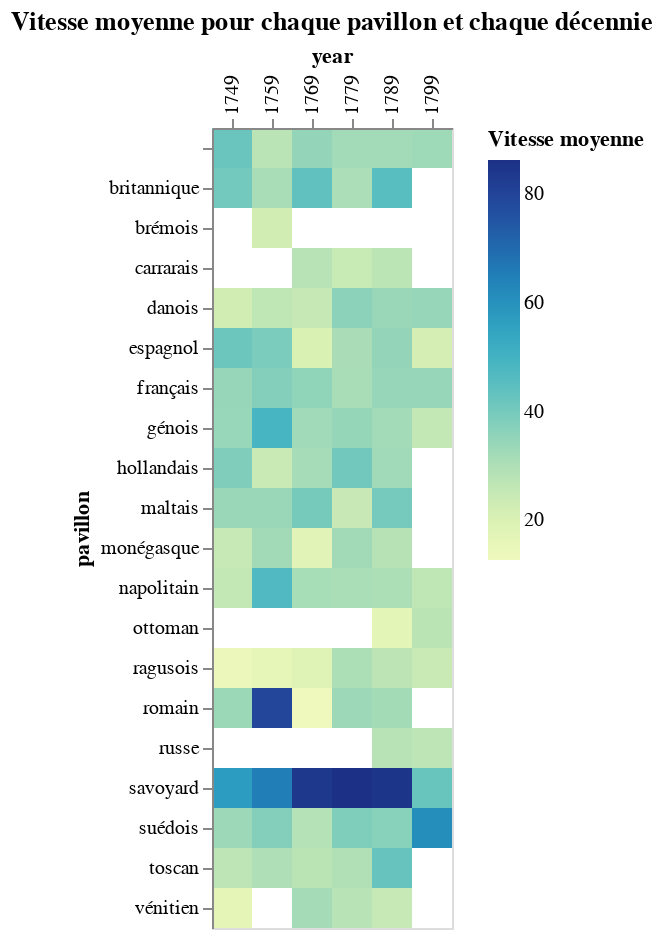

The code cell stored with this chart in its notebook:
### Markdown cell above
#### Vitesse moyenne par pavillon par décennie - Heatmap

### Code cell
VegaLite({
    "$schema": "https://vega.github.io/schema/vega-lite/v5.json",
    "title": "Vitesse moyenne pour chaque pavillon et chaque décennie",
    "mark": {
        "tooltip": {
         "content": "data"
        },
        "type": "rect"
    },
    "data": {
        "values": list_viz
    },
    "encoding": {
        "x": {
            "field": "year",
            "type": "nominal", 
            "title": "year",
            "axis": {
                "orient": "top"
            }
        },
        "y": {
            "field": "pavillon",
            "type": "nominal",
            "title": "pavillon"
        },
        "color": {
            "field": "mean_speed",
            "type": "quantitative",
            "title": "Vitesse moyenne"
        }
    }
})

### Figure 1 — Vega-Lite specification as saved in the notebook (floating-point values rounded to 4 significant figures)
{"$schema": "https://vega.github.io/schema/vega-lite/v5.json", "data": {"values": [{"count_travel": 1, "mean_duration": 5, "mean_number_steps": 1, "mean_speed": 42, "mean_total_miles": 210, "pavillon": "", "year": "1749"}, {"count_travel": 92, "mean_duration": 50.17, "mean_number_steps": 1.587, "mean_speed": 40.48, "mean_total_miles": 1636.0, "pavillon": "britannique", "year": "1749"}, {"count_travel": 9, "mean_duration": 68.89, "mean_number_steps": 1.778, "mean_speed": 22.63, "mean_total_miles": 1505.0, "pavillon": "danois", "year": "1749"}, {"count_travel": 129, "mean_duration": 9.271, "mean_number_steps": 1.217, "mean_speed": 41.61, "mean_total_miles": 210.6, "pavillon": "espagnol", "year": "1749"}, {"count_travel": 1092, "mean_duration": 21.48, "mean_number_steps": 1.657, "mean_speed": 34.24, "mean_total_miles": 548.5, "pavillon": "français", "year": "1749"}, {"count_travel": 159, "mean_duration": 9.428, "mean_number_steps": 1.17, "mean_speed": 34.06, "mean_total_miles": 201.9, "pavillon": "génois", "year": "1749"}, {"count_travel": 40, "mean_duration": 50.33, "mean_number_steps": 1.35, "mean_speed": 38.27, "mean_total_miles": 1614.0, "pavillon": "hollandais", "year": "1749"}, {"count_travel": 5, "mean_duration": 27.2, "mean_number_steps": 2.2, "mean_speed": 33.81, "mean_total_miles": 515, "pavillon": "maltais", "year": "1749"}, {"count_travel": 33, "mean_duration": 6.667, "mean_number_steps": 1.03, "mean_speed": 25.03, "mean_total_miles": 126.1, "pavillon": "monégasque", "year": "1749"}, {"count_travel": 19, "mean_duration": 30.26, "mean_number_steps": 1.632, "mean_speed": 25.78, "mean_total_miles": 513.4, "pavillon": "napolitain", "year": "1749"}, {"count_travel": 1, "mean_duration": 94, "mean_number_steps": 2, "mean_speed": 13.98, "mean_total_miles": 1314, "pavillon": "ragusois", "year": "1749"}, {"count_travel": 79, "mean_duration": 9.392, "mean_number_steps": 1.253, "mean_speed": 33.53, "mean_total_miles": 171.3, "pavillon": "romain", "year": "1749"}, {"count_travel": 12, "mean_duration": 4.167, "mean_number_steps": 1, "mean_speed": 57.2, "mean_total_miles": 185.4, "pavillon": "savoyard", "year": "1749"}, {"count_travel": 15, "mean_duration": 32.13, "mean_number_steps": 1.333, "mean_speed": 33.22, "mean_total_miles": 1028.0, "pavillon": "suédois", "year": "1749"}, {"count_travel": 3, "mean_duration": 39.67, "mean_number_steps": 2, "mean_speed": 27.47, "mean_total_miles": 549, "pavillon": "toscan", "year": "1749"}, {"count_travel": 7, "mean_duration": 78.86, "mean_number_steps": 2.143, "mean_speed": 16.44, "mean_total_miles": 1174.0, "pavillon": "vénitien", "year": "1749"}, {"count_travel": 4, "mean_duration": 76, "mean_number_steps": 3, "mean_speed": 28.05, "mean_total_miles": 951.5, "pavillon": "", "year": "1759"}, {"count_travel": 4, "mean_duration": 26.25, "mean_number_steps": 2.5, "mean_speed": 31.01, "mean_total_miles": 705, "pavillon": "britannique", "year": "1759"}, {"count_travel": 1, "mean_duration": 109, "mean_number_steps": 4, "mean_speed": 22.58, "mean_total_miles": 2461, "pavillon": "brémois", "year": "1759"}, {"count_travel": 10, "mean_duration": 45.3, "mean_number_steps": 1.5, "mean_speed": 26.98, "mean_total_miles": 932, "pavillon": "danois", "year": "1759"}, {"count_travel": 131, "mean_duration": 12.39, "mean_number_steps": 1.634, "mean_speed": 39.13, "mean_total_miles": 319.9, "pavillon": "espagnol", "year": "1759"}, {"count_travel": 650, "mean_duration": 8.183, "mean_number_steps": 1.415, "mean_speed": 37.76, "mean_total_miles": 205.1, "pavillon": "français", "year": "1759"}, {"count_travel": 339, "mean_duration": 10.57, "mean_number_steps": 1.543, "mean_speed": 49.16, "mean_total_miles": 307.4, "pavillon": "génois", "year": "1759"}, {"count_travel": 44, "mean_duration": 47.34, "mean_number_steps": 1.545, "mean_speed": 24.52, "mean_total_miles": 1027.0, "pavillon": "hollandais", "year": "1759"}, {"count_travel": 10, "mean_duration": 18.9, "mean_number_steps": 2.2, "mean_speed": 33.7, "mean_total_miles": 475, "pavillon": "maltais", "year": "1759"}, {"count_travel": 32, "mean_duration": 5.656, "mean_number_steps": 1.125, "mean_speed": 32.36, "mean_total_miles": 141.1, "pavillon": "monégasque", "year": "1759"}, {"count_travel": 69, "mean_duration": 17.83, "mean_number_steps": 1.725, "mean_speed": 47.24, "mean_total_miles": 429.0, "pavillon": "napolitain", "year": "1759"}, {"count_travel": 2, "mean_duration": 52, "mean_number_steps": 3, "mean_speed": 15.93, "mean_total_miles": 800, "pavillon": "ragusois", "year": "1759"}, {"count_travel": 29, "mean_duration": 6.103, "mean_number_steps": 1.414, "mean_speed": 79.22, "mean_total_miles": 289.6, "pavillon": "romain", "year": "1759"}, {"count_travel": 138, "mean_duration": 7.014, "mean_number_steps": 1.362, "mean_speed": 65.11, "mean_total_miles": 282.2, "pavillon": "savoyard", "year": "1759"}, {"count_travel": 12, "mean_duration": 11.92, "mean_number_steps": 1.167, "mean_speed": 37.62, "mean_total_miles": 270.8, "pavillon": "suédois", "year": "1759"}, {"count_travel": 27, "mean_duration": 26.19, "mean_number_steps": 2, "mean_speed": 30.17, "mean_total_miles": 605.3, "pavillon": "toscan", "year": "1759"}, {"count_travel": 4, "mean_duration": 24.75, "mean_number_steps": 1.75, "mean_speed": 34.87, "mean_total_miles": 769.2, "pavillon": "", "year": "1769"}, {"count_travel": 41, "mean_duration": 23.49, "mean_number_steps": 1.512, "mean_speed": 43.8, "mean_total_miles": 834.2, "pavillon": "britannique", "year": "1769"}, {"count_travel": 5, "mean_duration": 10.8, "mean_number_steps": 1, "mean_speed": 28.58, "mean_total_miles": 190.4, "pavillon": "carrarais", "year": "1769"}, {"count_travel": 3, "mean_duration": 35.67, "mean_number_steps": 1.333, "mean_speed": 25.61, "mean_total_miles": 782, "pavillon": "danois", "year": "1769"}, {"count_travel": 73, "mean_duration": 14.75, "mean_number_steps": 1.068, "mean_speed": 20.22, "mean_total_miles": 185.0, "pavillon": "espagnol", "year": "1769"}, {"count_travel": 1304, "mean_duration": 17.34, "mean_number_steps": 1.556, "mean_speed": 35.45, "mean_total_miles": 429.3, "pavillon": "français", "year": "1769"}, {"count_travel": 125, "mean_duration": 10.99, "mean_number_steps": 1.104, "mean_speed": 32.66, "mean_total_miles": 258.3, "pavillon": "génois", "year": "1769"}, {"count_travel": 27, "mean_duration": 25.81, "mean_number_steps": 1.259, "mean_speed": 31.63, "mean_total_miles": 640.1, "pavillon": "hollandais", "year": "1769"}, {"count_travel": 6, "mean_duration": 6.167, "mean_number_steps": 1.167, "mean_speed": 39.89, "mean_total_miles": 218.2, "pavillon": "maltais", "year": "1769"}, {"count_travel": 11, "mean_duration": 8.727, "mean_number_steps": 1, "mean_speed": 17.82, "mean_total_miles": 126.5, "pavillon": "monégasque", "year": "1769"}, {"count_travel": 56, "mean_duration": 22.07, "mean_number_steps": 1.143, "mean_speed": 31.32, "mean_total_miles": 452.6, "pavillon": "napolitain", "year": "1769"}, {"count_travel": 2, "mean_duration": 30.5, "mean_number_steps": 2.5, "mean_speed": 18.23, "mean_total_miles": 512.5, "pavillon": "ragusois", "year": "1769"}, {"count_travel": 2, "mean_duration": 27, "mean_number_steps": 1, "mean_speed": 12.73, "mean_total_miles": 272, "pavillon": "romain", "year": "1769"}, {"count_travel": 109, "mean_duration": 5.165, "mean_number_steps": 1.028, "mean_speed": 84.06, "mean_total_miles": 275.3, "pavillon": "savoyard", "year": "1769"}, {"count_travel": 17, "mean_duration": 50.94, "mean_number_steps": 1.412, "mean_speed": 28.81, "mean_total_miles": 1119.0, "pavillon": "suédois", "year": "1769"}, {"count_travel": 3, "mean_duration": 8.667, "mean_number_steps": 1, "mean_speed": 27.74, "mean_total_miles": 232, "pavillon": "toscan", "year": "1769"}, {"count_travel": 8, "mean_duration": 57, "mean_number_steps": 1.875, "mean_speed": 31.79, "mean_total_miles": 935, "pavillon": "vénitien", "year": "1769"}, {"count_travel": 18, "mean_duration": 11.22, "mean_number_steps": 1.167, "mean_speed": 32.16, "mean_total_miles": 272.3, "pavillon": "", "year": "1779"}, {"count_travel": 1, "mean_duration": 7, "mean_number_steps": 1, "mean_speed": 30.57, "mean_total_miles": 214, "pavillon": "britannique", "year": "1779"}, {"count_travel": 6, "mean_duration": 12.17, "mean_number_steps": 1.167, "mean_speed": 24.63, "mean_total_miles": 210.5, "pavillon": "carrarais", "year": "1779"}, {"count_travel": 27, "mean_duration": 23.74, "mean_number_steps": 1.259, "mean_speed": 36.17, "mean_total_miles": 572.0, "pavillon": "danois", "year": "1779"}, {"count_travel": 108, "mean_duration": 14.23, "mean_number_steps": 1.296, "mean_speed": 30.92, "mean_total_miles": 214.9, "pavillon": "espagnol", "year": "1779"}, {"count_travel": 1054, "mean_duration": 11.12, "mean_number_steps": 1.37, "mean_speed": 31.09, "mean_total_miles": 208.4, "pavillon": "français", "year": "1779"}, {"count_travel": 258, "mean_duration": 10.54, "mean_number_steps": 1.194, "mean_speed": 34.57, "mean_total_miles": 253.0, "pavillon": "génois", "year": "1779"}, {"count_travel": 37, "mean_duration": 16.32, "mean_number_steps": 1.216, "mean_speed": 40.69, "mean_total_miles": 434.4, "pavillon": "hollandais", "year": "1779"}, {"count_travel": 8, "mean_duration": 17.75, "mean_number_steps": 1.5, "mean_speed": 24.83, "mean_total_miles": 283.8, "pavillon": "maltais", "year": "1779"}, {"count_travel": 18, "mean_duration": 4.889, "mean_number_steps": 1, "mean_speed": 32.36, "mean_total_miles": 121.9, "pavillon": "monégasque", "year": "1779"}, {"count_travel": 95, "mean_duration": 19.59, "mean_number_steps": 1.411, "mean_speed": 30.89, "mean_total_miles": 485.9, "pavillon": "napolitain", "year": "1779"}, {"count_travel": 12, "mean_duration": 39.92, "mean_number_steps": 2.083, "mean_speed": 30.27, "mean_total_miles": 821.6, "pavillon": "ragusois", "year": "1779"}, {"count_travel": 9, "mean_duration": 6.444, "mean_number_steps": 1.111, "mean_speed": 33.22, "mean_total_miles": 203.9, "pavillon": "romain", "year": "1779"}, {"count_travel": 153, "mean_duration": 5.039, "mean_number_steps": 1.026, "mean_speed": 86.34, "mean_total_miles": 256.1, "pavillon": "savoyard", "year": "1779"}, {"count_travel": 14, "mean_duration": 29.14, "mean_number_steps": 1.357, "mean_speed": 38.39, "mean_total_miles": 756.9, "pavillon": "suédois", "year": "1779"}, {"count_travel": 11, "mean_duration": 16.55, "mean_number_steps": 1.818, "mean_speed": 29.58, "mean_total_miles": 319.9, "pavillon": "toscan", "year": "1779"}, {"count_travel": 28, "mean_duration": 32.21, "mean_number_steps": 1.679, "mean_speed": 28.38, "mean_total_miles": 736.2, "pavillon": "vénitien", "year": "1779"}, {"count_travel": 25, "mean_duration": 44.76, "mean_number_steps": 2.16, "mean_speed": 32.12, "mean_total_miles": 949.0, "pavillon": "", "year": "1789"}, {"count_travel": 42, "mean_duration": 36.5, "mean_number_steps": 1.643, "mean_speed": 45.36, "mean_total_miles": 1275.0, "pavillon": "britannique", "year": "1789"}, {"count_travel": 42, "mean_duration": 12.95, "mean_number_steps": 1.048, "mean_speed": 27.58, "mean_total_miles": 213.6, "pavillon": "carrarais", "year": "1789"}, {"count_travel": 53, "mean_duration": 38.77, "mean_number_steps": 1.302, "mean_speed": 33.77, "mean_total_miles": 863.7, "pavillon": "danois", "year": "1789"}, {"count_travel": 481, "mean_duration": 13.12, "mean_number_steps": 1.193, "mean_speed": 34.88, "mean_total_miles": 250.3, "pavillon": "espagnol", "year": "1789"}, {"count_travel": 3311, "mean_duration": 14.01, "mean_number_steps": 1.395, "mean_speed": 34.12, "mean_total_miles": 363.4, "pavillon": "français", "year": "1789"}, {"count_travel": 392, "mean_duration": 12.56, "mean_number_steps": 1.059, "mean_speed": 32.07, "mean_total_miles": 253.9, "pavillon": "génois", "year": "1789"}, {"count_travel": 32, "mean_duration": 24.34, "mean_number_steps": 1.312, "mean_speed": 32.6, "mean_total_miles": 728.3, "pavillon": "hollandais", "year": "1789"}, {"count_travel": 20, "mean_duration": 8.75, "mean_number_steps": 1.05, "mean_speed": 40.18, "mean_total_miles": 207.1, "pavillon": "maltais", "year": "1789"}, {"count_travel": 42, "mean_duration": 8.69, "mean_number_steps": 1, "mean_speed": 28.7, "mean_total_miles": 131.0, "pavillon": "monégasque", "year": "1789"}, {"count_travel": 154, "mean_duration": 25.6, "mean_number_steps": 1.195, "mean_speed": 30.41, "mean_total_miles": 544.2, "pavillon": "napolitain", "year": "1789"}, {"count_travel": 2, "mean_duration": 54, "mean_number_steps": 2, "mean_speed": 16.79, "mean_total_miles": 887, "pavillon": "ottoman", "year": "1789"}, {"count_travel": 45, "mean_duration": 25.87, "mean_number_steps": 1.622, "mean_speed": 27.68, "mean_total_miles": 519.9, "pavillon": "ragusois", "year": "1789"}, {"count_travel": 34, "mean_duration": 9.059, "mean_number_steps": 1.059, "mean_speed": 31.92, "mean_total_miles": 191.7, "pavillon": "romain", "year": "1789"}, {"count_travel": 11, "mean_duration": 62.45, "mean_number_steps": 3.909, "mean_speed": 28.5, "mean_total_miles": 1786, "pavillon": "russe", "year": "1789"}, {"count_travel": 296, "mean_duration": 6.095, "mean_number_steps": 1.017, "mean_speed": 85.1, "mean_total_miles": 266.6, "pavillon": "savoyard", "year": "1789"}, {"count_travel": 29, "mean_duration": 52.76, "mean_number_steps": 1.621, "mean_speed": 36.88, "mean_total_miles": 1859.0, "pavillon": "suédois", "year": "1789"}, {"count_travel": 4, "mean_duration": 3.75, "mean_number_steps": 1, "mean_speed": 42.88, "mean_total_miles": 134.8, "pavillon": "toscan", "year": "1789"}, {"count_travel": 16, "mean_duration": 32.56, "mean_number_steps": 1.5, "mean_speed": 25.21, "mean_total_miles": 669.9, "pavillon": "vénitien", "year": "1789"}, {"count_travel": 28, "mean_duration": 3.5, "mean_number_steps": 1.107, "mean_speed": 33.02, "mean_total_miles": 83.46, "pavillon": "", "year": "1799"}, {"count_travel": 13, "mean_duration": 9.231, "mean_number_steps": 1.154, "mean_speed": 34.32, "mean_total_miles": 251.8, "pavillon": "danois", "year": "1799"}, {"count_travel": 167, "mean_duration": 14.27, "mean_number_steps": 1.066, "mean_speed": 21.63, "mean_total_miles": 198.8, "pavillon": "espagnol", "year": "1799"}, {"count_travel": 1603, "mean_duration": 5.241, "mean_number_steps": 1.067, "mean_speed": 34.27, "mean_total_miles": 89.57, "pavillon": "français", "year": "1799"}, {"count_travel": 693, "mean_duration": 10.59, "mean_number_steps": 1.052, "mean_speed": 25.99, "mean_total_miles": 179.2, "pavillon": "génois", "year": "1799"}, {"count_travel": 32, "mean_duration": 15.22, "mean_number_steps": 1.438, "mean_speed": 26.86, "mean_total_miles": 399.0, "pavillon": "napolitain", "year": "1799"}, {"count_travel": 2, "mean_duration": 25.5, "mean_number_steps": 1.5, "mean_speed": 27.86, "mean_total_miles": 658.5, "pavillon": "ottoman", "year": "1799"}, {"count_travel": 1, "mean_duration": 18, "mean_number_steps": 3, "mean_speed": 24.17, "mean_total_miles": 435, "pavillon": "ragusois", "year": "1799"}, {"count_travel": 1, "mean_duration": 39, "mean_number_steps": 3, "mean_speed": 27.23, "mean_total_miles": 1062, "pavillon": "russe", "year": "1799"}, {"count_travel": 2, "mean_duration": 6, "mean_number_steps": 1, "mean_speed": 42.34, "mean_total_miles": 262, "pavillon": "savoyard", "year": "1799"}, {"count_travel": 3, "mean_duration": 3.333, "mean_number_steps": 1, "mean_speed": 61.08, "mean_total_miles": 228.3, "pavillon": "suédois", "year": "1799"}]}, "encoding": {"color": {"field": "mean_speed", "title": "Vitesse moyenne", "type": "quantitative"}, "x": {"axis": {"orient": "top"}, "field": "year", "title": "year", "type": "nominal"}, "y": {"field": "pavillon", "title": "pavillon", "type": "nominal"}}, "mark": {"tooltip": {"content": "data"}, "type": "rect"}, "title": "Vitesse moyenne pour chaque pavillon et chaque décennie"}
